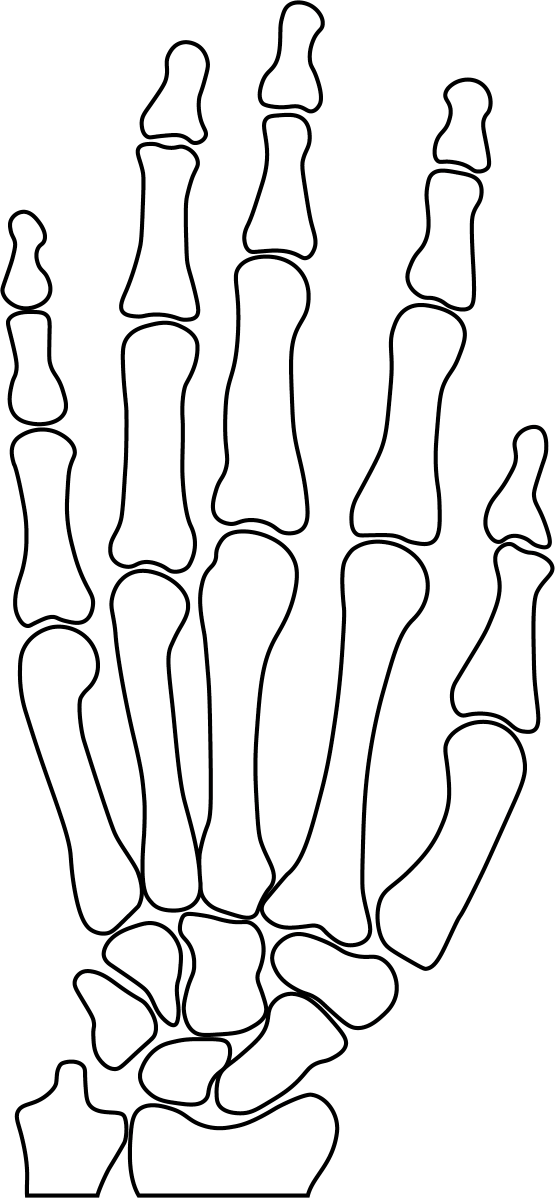
#> input picture utils/hand.png, 1110 x 2396 px (shown at 1/2 size)
$ python try2.py
#> lines starting #> are read from the running program, lines starting #| are printed output that depends on the picture
import io
from PIL import Image
import matplotlib.pyplot as plt
import matplotlib
matplotlib.use("TkAgg")


# 2. 用 PIL 打开
img = Image.open('utils/hand.png')
#> img is the input picture: PIL image 1110x2396 RGB; mean R, G, B 235.2, 235.2, 235.2
img_resized = img.resize((266, 575), Image.LANCZOS)
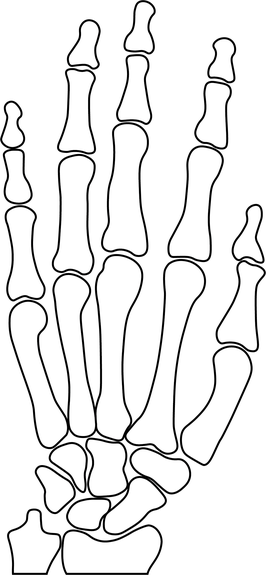
#> img_resized: PIL image 266x575 RGB; mean R, G, B 235.1, 235.1, 235.1

# 3. 用 matplotlib 显示
plt.imshow(img_resized)
plt.axis("off")
plt.show()
